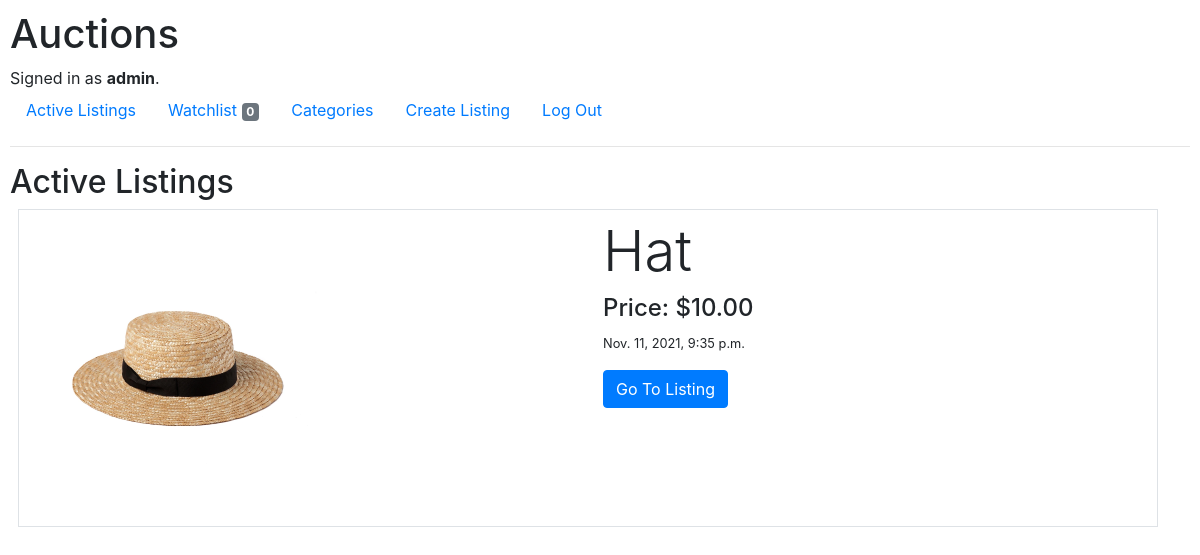
Before: / (signed in) with the older database file.
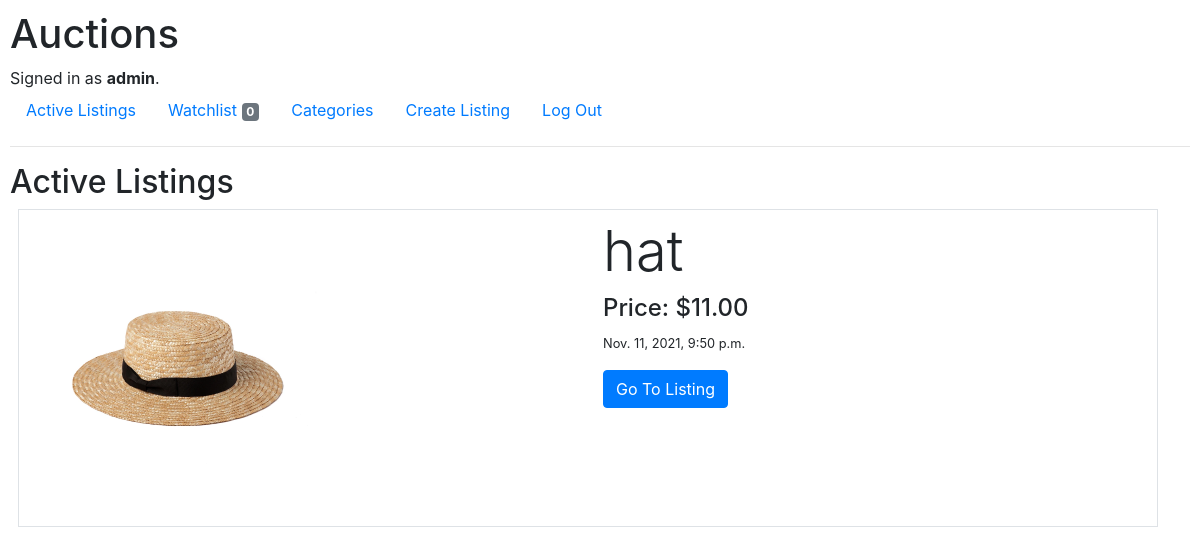
After: the same page with the newer database file.
### auctions/models.py (models this page shows, shortened)
class Listing(models.Model):
    item = models.CharField(max_length=64)
    description = models.CharField(max_length=255, blank=True)
    price = models.DecimalField(max_digits=10, decimal_places=2)
    category = models.CharField(max_length=1, choices=CATEGORIES, default=CATEGORIES[5][1])
    time = models.DateTimeField(auto_now_add=True, blank=True)
    closed = models.BooleanField(default=False)
    owner = models.ForeignKey(User, on_delete=models.CASCADE, related_name="owners")
    bids = models.ManyToManyField(Bid, blank=True, related_name="bids")
    comments = models.ManyToManyField(Comment, blank=True, related_name="comments")
    image = models.ImageField(null=True, blank=True)

### auctions/views.py (the view)
# urls.py: path("", views.index, name="index"),
def index(request):
    return render(request, "auctions/index.html", {
        "listings": Listing.objects.all()
    })

### auctions/templates/auctions/index.html
{% extends "auctions/layout.html" %}
{% block body %}
  {% if request.user.is_authenticated %}
    <h2>Active Listings</h2>
      {% for listing in listings %}
        {% if not listing.closed %}
          <div class="container border p-2 m-2">
            <div class="row">
              <div class="col">
                <img src="{{ listing.image.url }}" alt="image" style="width: 300px; height: auto">
              </div>
              <div class="col text-left">
                <h2 class="display-4">{{ listing.item }}</h2>
                <h4>Price: ${{ listing.price }}</h4>
                <p><small>{{ listing.time }}</small></p>
                <a href="{% url 'listing' listing.id %}" type="submit" class="btn btn-primary">Go To Listing</a>
              </div>
            </div>
          </div>
        {% endif %}
      {% endfor %}
  {% endif %}
{% endblock %}

Changed rows visible on the page:
no longer on this page (row edited): Listing: image (picture), item "Hat", price "10.00", time "Nov. 11, 2021, 9:35 p.m."
added Listing: image (picture), item "hat", price "11.00", time "Nov. 11, 2021, 9:50 p.m."
